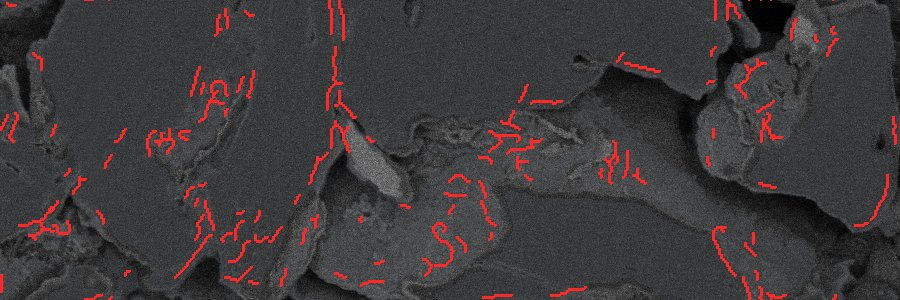
#> input picture integration/test_runs/0eryguqq/kpi_cracks.jpg, 900 x 300 px
$ python -i kpis.py   (imports and definitions only)
#> lines starting #> are read from the running program, lines starting #| are printed output that depends on the picture
"""Interpretable, unit-bearing KPIs for one three-view SEM sample.

Columns follow ``kpi__<view>__<name>__<unit>`` (material KPIs) and
``qa__<view>__<name>__<unit>`` (imaging-QA descriptors that should *not*
differ between batches if acquisition was consistent). Units are px because
no pixel size survives in the TIFF metadata.

Phase segmentation on BSE: 3-class multi-Otsu on a smoothed image gives
pore (dark), graphite (mid-grey) and bright-phase (light) masks.
"""
from __future__ import annotations

import argparse
from concurrent.futures import ProcessPoolExecutor

import numpy as np
import pandas as pd
import tifffile
from scipy import ndimage as ndi
from skimage import filters, measure, morphology

VIEWS = ["BSE", "SE", "InLens"]
DOWNSAMPLE = 2
MIN_OBJECT_PX = 16  # at downsampled resolution


# [9 lines left out: function load_gray, not called in this run]


def robust_normalise(img: np.ndarray) -> np.ndarray:
    lo, hi = np.percentile(img, [1, 99.5])
    return np.clip((img - lo) / max(hi - lo, 1e-6), 0, 1)


# [41 lines left out: functions qa_features, size_stats, chord_lengths, not called in this run]


def orientation_anisotropy(img: np.ndarray, sigma: float = 4.0) -> tuple[float, float]:
    """Structure-tensor coherence (0 isotropic .. 1 aligned) and dominant angle in degrees from horizontal."""
    gy, gx = np.gradient(filters.gaussian(img, 1.0))
    jxx = filters.gaussian(gx * gx, sigma).mean()
    jyy = filters.gaussian(gy * gy, sigma).mean()
    jxy = filters.gaussian(gx * gy, sigma).mean()
    tr = jxx + jyy
    disc = np.sqrt((jxx - jyy) ** 2 + 4 * jxy**2)
    coherence = disc / max(tr, 1e-12)
    angle = 0.5 * np.degrees(np.arctan2(2 * jxy, jxx - jyy))
    return float(coherence), float(abs(angle))


# [72 lines left out: functions bse_kpis, se_kpis, inlens_kpis, not called in this run]


VIEW_FUNCS = {"BSE": bse_kpis, "SE": se_kpis, "InLens": inlens_kpis}


# [26 lines left out: functions extract_sample, main, not called in this run]


# [2 lines not run here, left out]

>>> import cv2
>>> picture = cv2.imread('integration/test_runs/0eryguqq/kpi_cracks.jpg', cv2.IMREAD_GRAYSCALE)
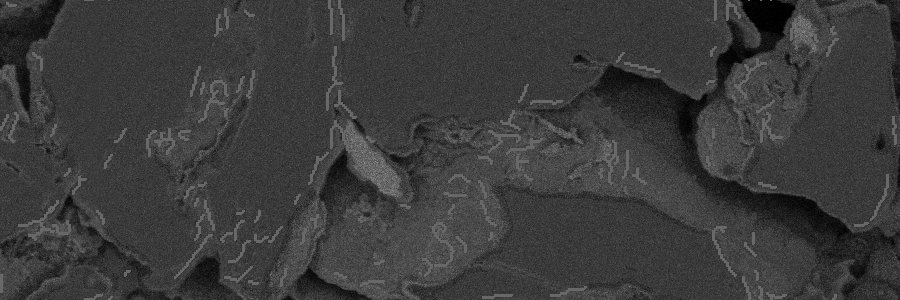
#> picture: shape (300, 900); min 0, max 153, mean 59.6
>>> result = orientation_anisotropy(picture)
#> in orientation_anisotropy, `gy, gx = np.gradient(filters.gaussian(img, 1.0))`:
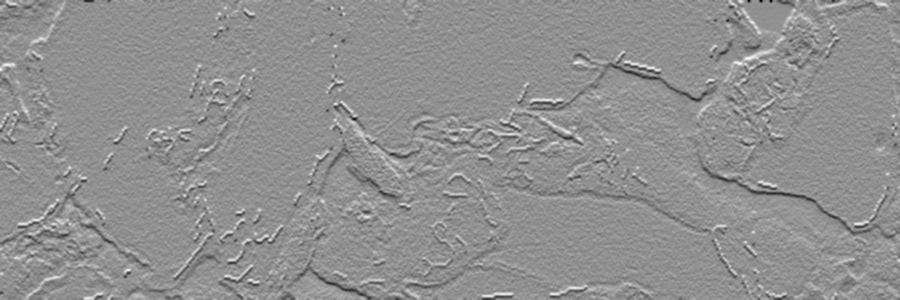
#> gy: shape (300, 900) float64; min -0.105, max 0.0806, mean 3.21e-05; drawn with min black and max white
#> in orientation_anisotropy, `gy, gx = np.gradient(filters.gaussian(img, 1.0))`:
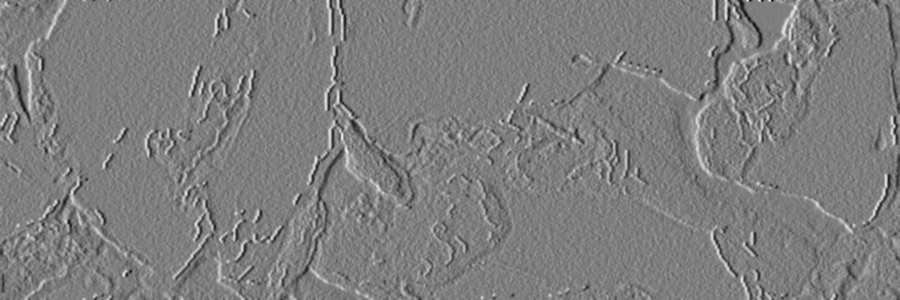
#> gx: shape (300, 900) float64; min -0.0843, max 0.0856, mean -7.61e-05; drawn with min black and max white
#> in orientation_anisotropy, `jxx = filters.gaussian(gx * gx, sigma).mean()`: jxx = 0.000143
#> in orientation_anisotropy, `jyy = filters.gaussian(gy * gy, sigma).mean()`: jyy = 0.000127
#> in orientation_anisotropy, `jxy = filters.gaussian(gx * gy, sigma).mean()`: jxy = 2.17e-06
#> in orientation_anisotropy, `tr = jxx + jyy`: tr = 0.00027
#> in orientation_anisotropy, `disc = np.sqrt((jxx - jyy) ** 2 + 4 * jxy**2)`: disc = 1.61e-05
#> in orientation_anisotropy, `coherence = disc / max(tr, 1e-12)`: coherence = 0.0595
#> in orientation_anisotropy, `angle = 0.5 * np.degrees(np.arctan2(2 * jxy, jxx - jyy))`: angle = 7.83
#> result = (0.0595, 7.83)

$ run again, on integration/test_runs/0eryguqq/bse.png
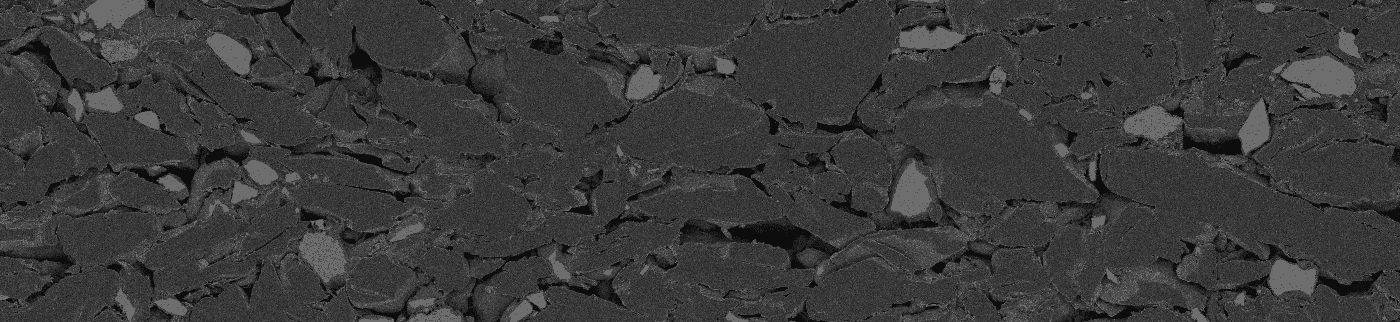
#> input picture integration/test_runs/0eryguqq/bse.png, 1400 x 322 px
#> picture is the input picture: shape (322, 1400); min 13, max 110, mean 58.8
#> in orientation_anisotropy, `gy, gx = np.gradient(filters.gaussian(img, 1.0))`:
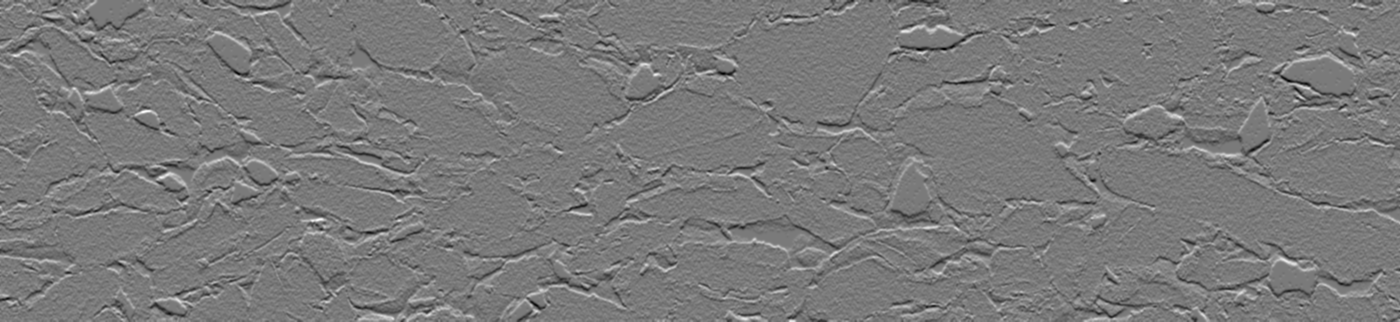
#> gy: shape (322, 1400) float64; min -0.116, max 0.126, mean 2.65e-05; drawn with min black and max white
#> in orientation_anisotropy, `gy, gx = np.gradient(filters.gaussian(img, 1.0))`:
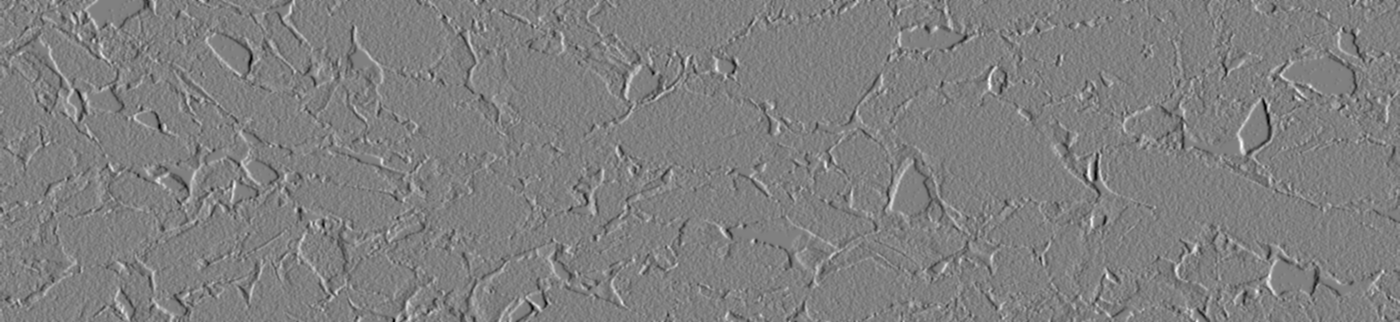
#> gx: shape (322, 1400) float64; min -0.116, max 0.115, mean -1.22e-05; drawn with min black and max white
#> jxx = 0.000188
#> jyy = 0.000261
#> jxy = -9.53e-06
#> tr = 0.000449
#> disc = 7.58e-05
#> coherence = 0.169
#> angle = -82.72
#> result = (0.169, 82.72)

$ run again, on integration/test_runs/0eryguqq/cracks.png
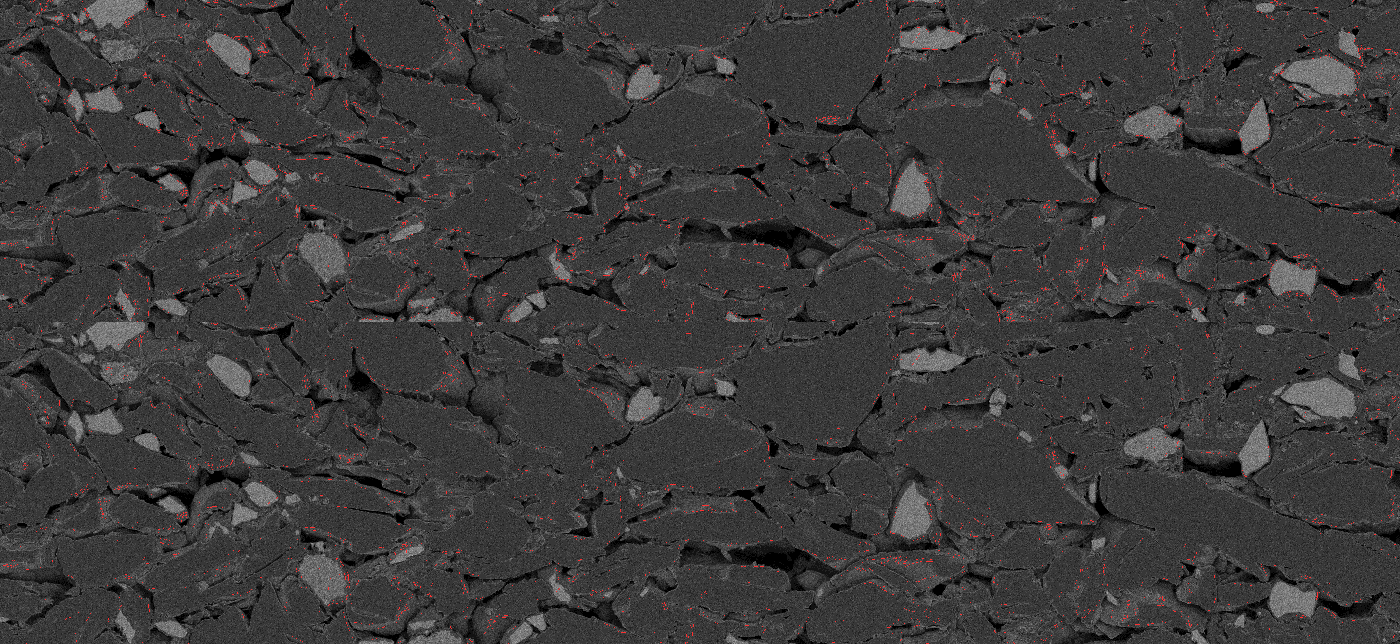
#> input picture integration/test_runs/0eryguqq/cracks.png, 1400 x 644 px
#> in orientation_anisotropy, `gy, gx = np.gradient(filters.gaussian(img, 1.0))`:
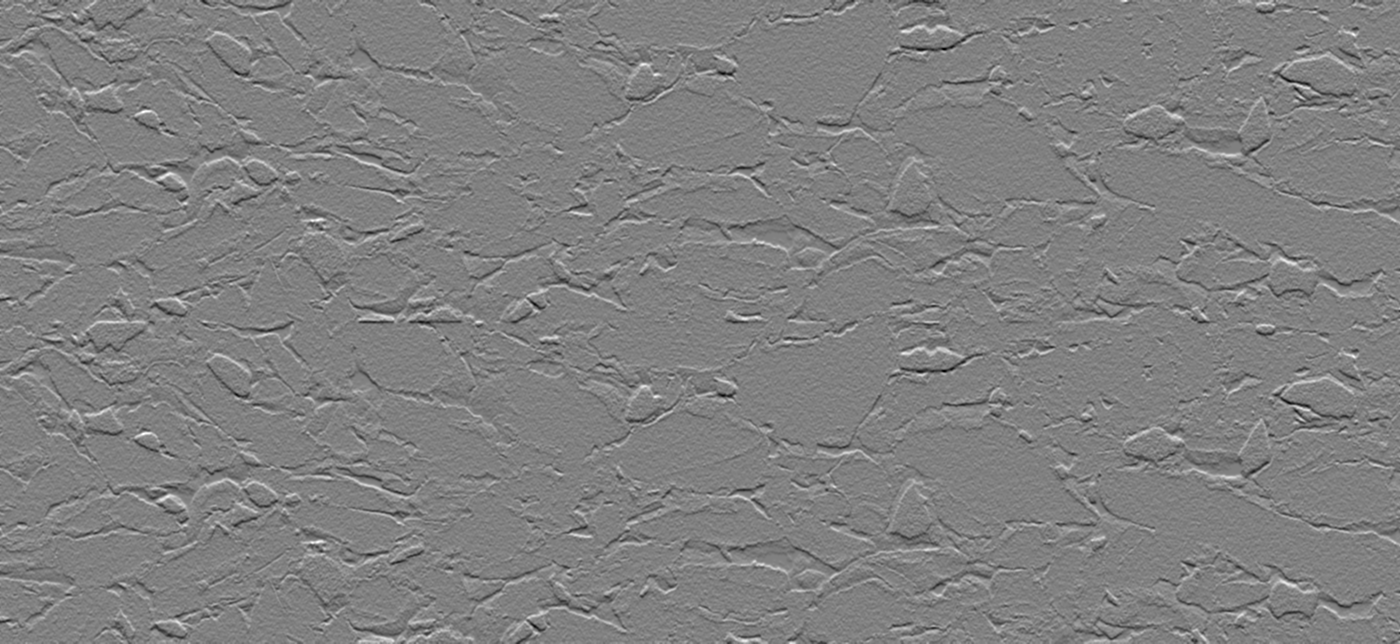
#> gy: shape (644, 1400) float64; min -0.148, max 0.145, mean 1.36e-05; drawn with min black and max white
#> in orientation_anisotropy, `gy, gx = np.gradient(filters.gaussian(img, 1.0))`:
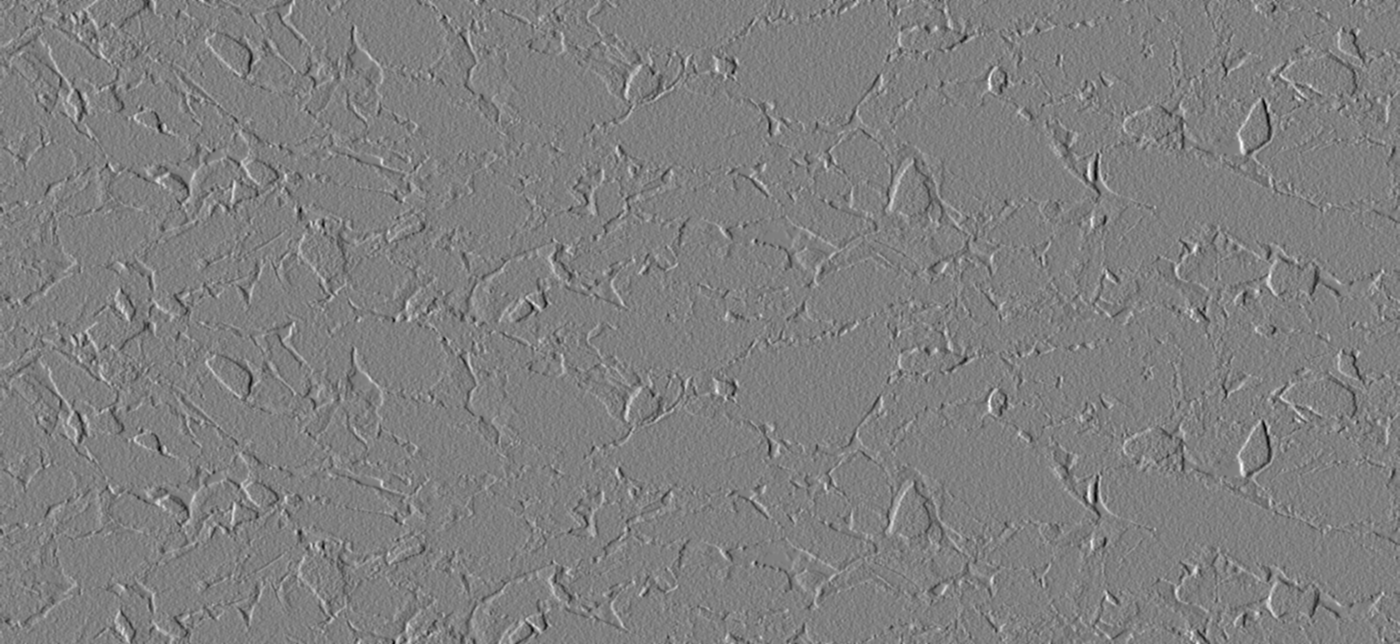
#> gx: shape (644, 1400) float64; min -0.139, max 0.138, mean -1.15e-05; drawn with min black and max white
#> jxx = 0.000241
#> jyy = 0.000334
#> jxy = -1.24e-05
#> tr = 0.000576
#> disc = 9.66e-05
#> coherence = 0.168
#> angle = -82.54
#> result = (0.168, 82.54)
